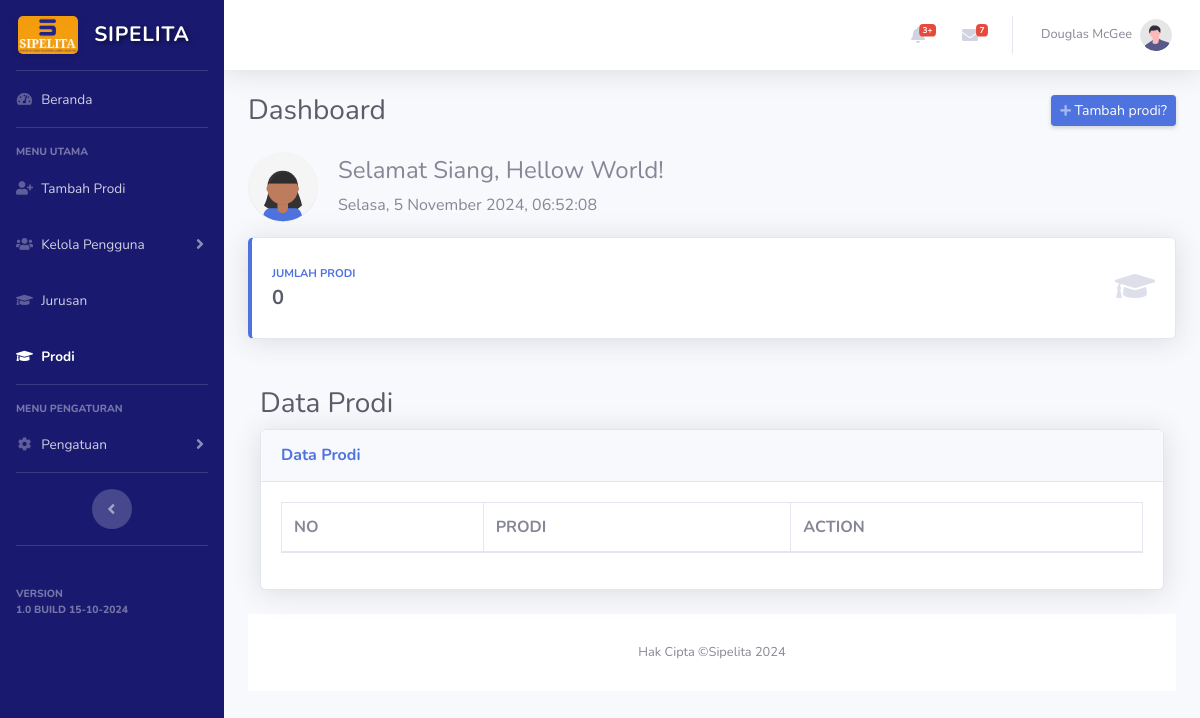
Page /admin/prodi.php on the earlier database version.
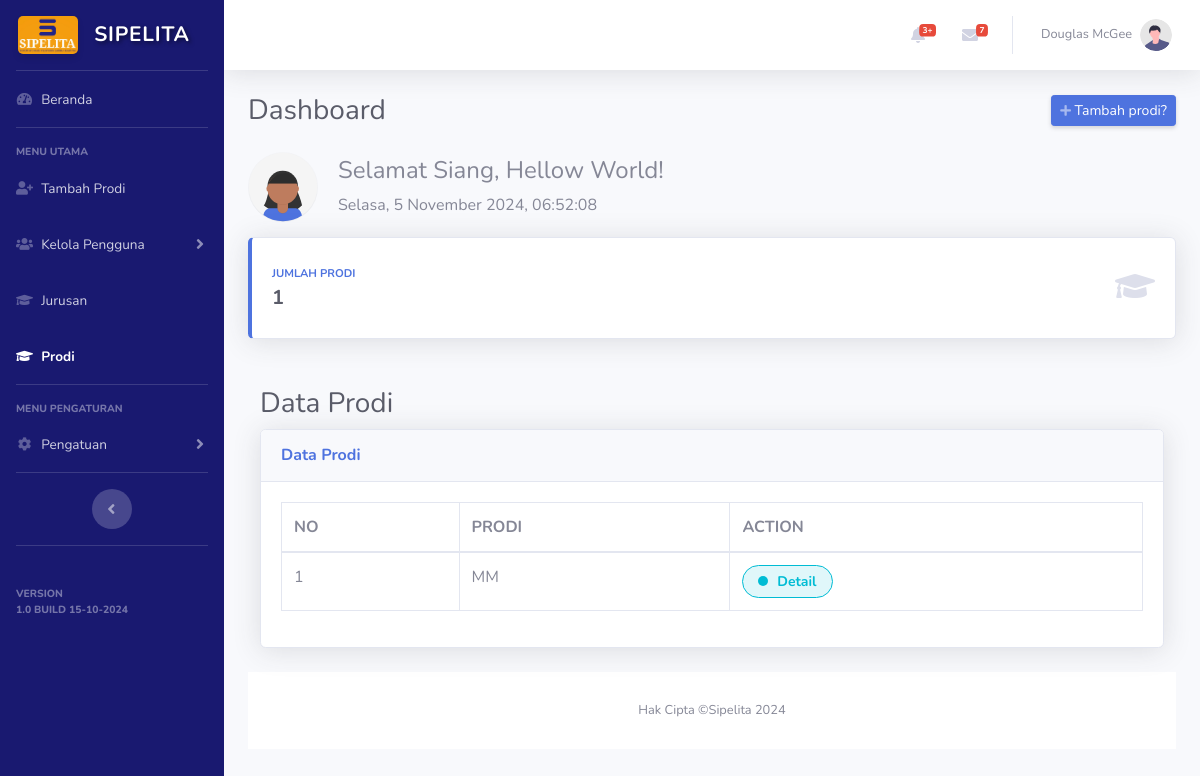
Same page on the later database version.
### tables this page shows
CREATE TABLE `prodi` (
  `id_prodi` int(11) NOT NULL,
  `id_jurusan` int(11) NOT NULL,
  `prodi` varchar(100) NOT NULL
);

### admin/function.php (called while the page is built, shortened)
<?php
include '../koneksi.php';
function get_jumlah_prodi(){
    global $koneksi;
    $sql = mysqli_query($koneksi, "SELECT COUNT(*) AS total FROM prodi");
    $data = mysqli_fetch_assoc($sql);
    return $data['total'];
}
function getall_prodi(){
    global $koneksi;
    $sql = mysqli_query($koneksi, "SELECT * FROM prodi");
    $prodi = [];
    while ($row = mysqli_fetch_assoc($sql)) {
        $prodi[] = $row;
    }
    return $prodi;
}
?>

### admin/prodi.php (the view, shortened to what the changed rows need)
<?php include '../koneksi.php';
include 'function.php';
$jumlah_prodi = get_jumlah_prodi();
$prodi = getall_prodi();
?>
<!DOCTYPE html>
<html lang="en">
<head>
    <link href="../vendor/fontawesome-free/css/all.min.css" rel="stylesheet" type="text/css">
    <link href="../css/sb-admin-2.minn.css" rel="stylesheet">
    <link href="../css/admin/index-admin.css" rel="stylesheet">
    <link href="../vendor/datatables/dataTables.bootstrap4.min.css" rel="stylesheet">
</head>
<body id="page-top">
    <div id="wrapper">
        <div id="content-wrapper" class="d-flex flex-column">
            <div id="content">
                <div class="container-fluid">
                    <div class="d-sm-flex align-items-center justify-content-between mb-4">
                        <h1 class="h3 mb-0 text-gray-800">Dashboard</h1>
                    </div>
                    <div class="row">
                        <div class="col-xl-12 col-md-6 mb-4">
                            <div class="card border-left-primary shadow h-100 py-2">
                                <div class="card-body">
                                    <div class="row no-gutters align-items-center">
                                        <div class="col mr-2">
                                            <div class="text-xs font-weight-bold text-primary text-uppercase mb-1">
                                                JUMLAH PRODI</div>
                                            <div class="h5 mb-0 font-weight-bold text-gray-800">
                                                <?= $jumlah_prodi ?>
                                            </div>
                                        </div>
                                    </div>
                                </div>
                            </div>
                        </div>
                        <div class="container-fluid">
                            <h1 class="h3 mt-4 mb-2 text-gray-800">Data Prodi</h1>
                            <div class="card shadow mb-4">
                                <div class="card-body">
                                    <div class="table-responsive">
                                        <table class="table table-bordered" id="dataTable" width="100%" cellspacing="0">
                                            <thead>
                                                <tr>
                                                    <th>NO</th>
                                                    <th>PRODI</th>
                                                    <th>ACTION</th>
                                                </tr>
                                            </thead>
                                            <tbody>
                                                <?php $i = 0; $i++; foreach ($prodi as $data) { ?>
                                                <tr>
                                                    <td><?=$i?></td>
                                                    <td><?=$data['prodi']?></td>
                                                    <td>
                                                        <span class="status-button detail">
                                                            <span class="dot"></span>
                                                            Detail
                                                        </span>
                                                    </td>
                                                </tr>
                                                <?php }?>
                                            </tbody>
                                        </table>
                                    </div>
                                </div>
                            </div>
                        </div>
                    </div>
                </div>
            </div>
</body>
</html>

Differences in the rows shown:
added prodi: i "1", prodi "MM"
Other differences:
$jumlah_prodi: "0" → "1"
